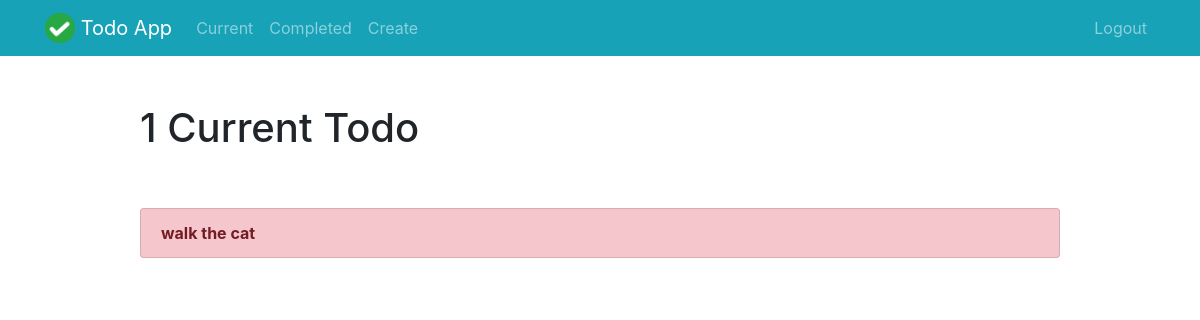
Before: /current/ (signed in) with the older database file.
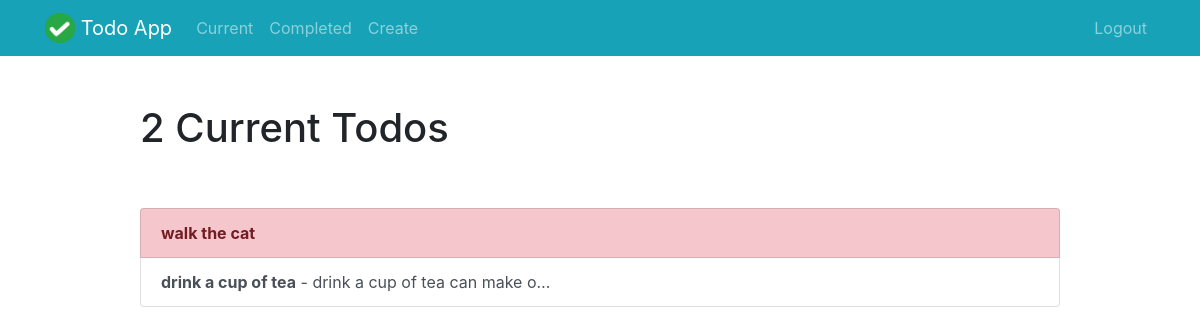
After: the same page with the newer database file.
### todo/models.py (models this page shows, shortened)
class Todo(models.Model):
    title = models.CharField(max_length=100)
    memo = models.TextField(blank=True)
    created = models.DateTimeField(auto_now_add=True)
    datecompleted = models.DateTimeField(null=True, blank=True)
    important = models.BooleanField(default=False)
    user = models.ForeignKey(User, on_delete=models.CASCADE)

### todo/views.py (the view)
# urls.py: path('current/', views.currenttodos, name='currenttodos'),
@login_required
def currenttodos(req):
    todos = Todo.objects.filter(user=req.user, datecompleted__isnull=True)
    return render(req, 'todo/currenttodos.html', {'todos': todos})

### templates/todo/currenttodos.html
{% extends "todo/base.html" %}
{% block content %}
    <div class="row justify-content-center mt-5">
        <div class="col-md-10">
            {% if todos %}
                 <h1>{{ todos.count }} Current Todo{{ todos.count|pluralize }}</h1>
            {% else %}
                           <h1>Current Todos</h1>
            {% endif %}
        </div>
    </div>
    <div class="row justify-content-center mt-5">
        <div class="col-md-10">
        {% if todos %}
            <div class="list-group">
                {% for todo in todos %}
                    <a href="{% url 'viewtodo' todo.id %}" class="list-group-item list-group-item-action{% if todo.important %} list-group-item-danger{% endif %}"><b>{{ todo.title }}</b>{% if todo.memo %} - {{ todo.memo|truncatechars:30 }}{% endif %}</a>
                {% endfor %}
            </div>
        {% else %}
            <div class="text-center">
                <h2>Looks like you don't have any todos! Nice work.</h2>
            <br>
            <a role="button" class="btn btn-primary" href="{% url 'createtodo' %}">New Todo</a>
            </div>
        {% endif %}
        </div>
    </div>
{% endblock %}

Changed rows visible on the page:
added Todo: title "drink a cup of tea", memo "drink a cup of tea can make o…", important False (drawn)
Other visible differences:
{{ todos.count }}: "1" → "2"
